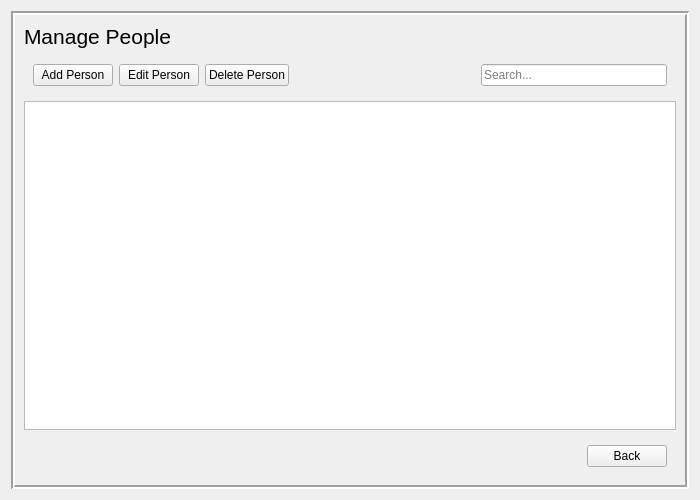
<?xml version="1.0" encoding="UTF-8"?>
<ui version="4.0">
 <class>People</class>
 <widget class="QWidget" name="People">
  <property name="geometry">
   <rect>
    <x>0</x>
    <y>0</y>
    <width>700</width>
    <height>500</height>
   </rect>
  </property>
  <property name="windowTitle">
   <string>Manage People</string>
  </property>
  <layout class="QGridLayout" name="gridLayout_2">
   <item row="0" column="0">
    <widget class="QFrame" name="frame">
     <property name="frameShape">
      <enum>QFrame::Box</enum>
     </property>
     <property name="frameShadow">
      <enum>QFrame::Sunken</enum>
     </property>
     <property name="lineWidth">
      <number>2</number>
     </property>
     <layout class="QGridLayout" name="gridLayout">
      <item row="0" column="0" colspan="2">
       <widget class="QLabel" name="managePeopleLabel">
        <property name="font">
         <font>
          <pointsize>16</pointsize>
         </font>
        </property>
        <property name="text">
         <string>Manage People</string>
        </property>
       </widget>
      </item>
      <item row="4" column="0" colspan="4">
       <widget class="QTableView" name="peopleTableView"/>
      </item>
      <item row="5" column="0" colspan="4">
       <widget class="QWidget" name="widget" native="true">
        <layout class="QGridLayout" name="gridLayout_3">
         <item row="0" column="0">
          <spacer name="horizontalSpacer_2">
           <property name="orientation">
            <enum>Qt::Horizontal</enum>
           </property>
           <property name="sizeHint" stdset="0">
            <size>
             <width>40</width>
             <height>20</height>
            </size>
           </property>
          </spacer>
         </item>
         <item row="0" column="2">
          <widget class="QPushButton" name="backButton">
           <property name="text">
            <string>Back</string>
           </property>
          </widget>
         </item>
        </layout>
       </widget>
      </item>
      <item row="2" column="0" colspan="4">
       <widget class="QWidget" name="widget_2" native="true">
        <layout class="QGridLayout" name="gridLayout_4">
         <item row="0" column="3">
          <spacer name="horizontalSpacer">
           <property name="orientation">
            <enum>Qt::Horizontal</enum>
           </property>
           <property name="sizeHint" stdset="0">
            <size>
             <width>40</width>
             <height>20</height>
            </size>
           </property>
          </spacer>
         </item>
         <item row="0" column="2">
          <widget class="QPushButton" name="deletePersonButton">
           <property name="text">
            <string>Delete Person</string>
           </property>
          </widget>
         </item>
         <item row="0" column="1">
          <widget class="QPushButton" name="editPersonButton">
           <property name="text">
            <string>Edit Person</string>
           </property>
          </widget>
         </item>
         <item row="0" column="0">
          <widget class="QPushButton" name="addPersonButton">
           <property name="text">
            <string>Add Person</string>
           </property>
          </widget>
         </item>
         <item row="0" column="4">
          <widget class="QLineEdit" name="searchLineEdit">
           <property name="placeholderText">
            <string>Search...</string>
           </property>
          </widget>
         </item>
        </layout>
       </widget>
      </item>
     </layout>
    </widget>
   </item>
  </layout>
 </widget>
 <resources/>
 <connections/>
</ui>
